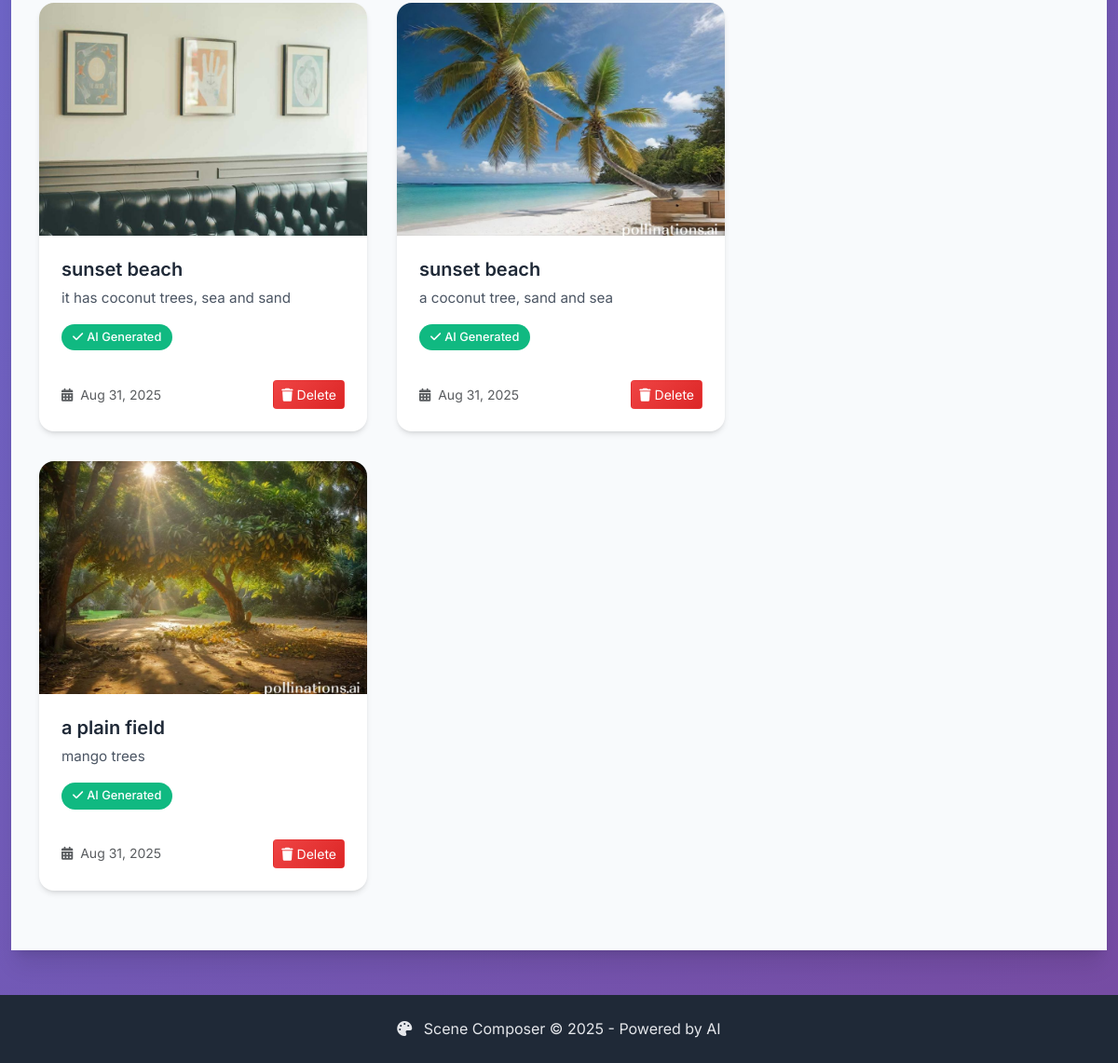
The app's page /backgrounds/ (signed in, lower part), older data.
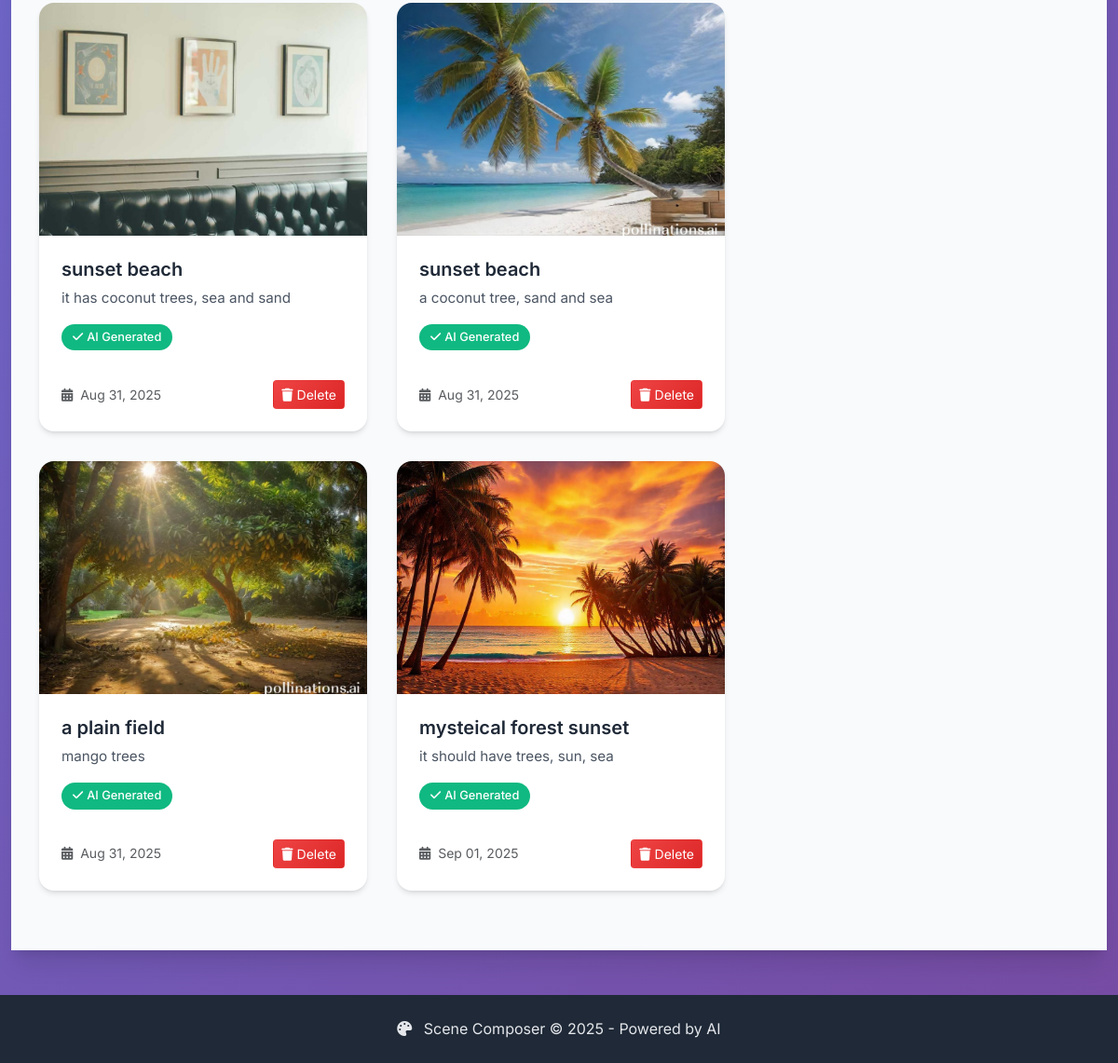
The same page, newer data.
### composer/models.py (models this page shows, shortened)
class Background(models.Model):
    name = models.CharField(max_length=200)
    description = models.TextField()
    image = models.ImageField(upload_to='backgrounds/', blank=True, null=True)
    generated_image_url = models.CharField(max_length=500, blank=True, null=True)  # Changed to CharField
    created_by = models.ForeignKey(User, on_delete=models.CASCADE)
    created_at = models.DateTimeField(auto_now_add=True)
    @property
    def image_url(self):
        if self.image:
            return self.image.url
        return self.generated_image_url

### composer/views.py (the view)
# urls.py: path('backgrounds/', views.backgrounds, name='backgrounds'),
@login_required
def backgrounds(request):
    backgrounds = Background.objects.filter(created_by=request.user)
    if request.method == 'POST':
        form = BackgroundForm(request.POST)
        if form.is_valid():
            background = form.save(commit=False)
            background.created_by = request.user
            try:
                ai_service = AIService()
                enhanced_desc = ai_service.enhance_description(background.description)
                print(f"Enhanced description: {enhanced_desc}")  # Debug
                image_url = ImageGenerationService.generate_background_image(enhanced_desc)
                print(f"Generated image URL: {image_url}")  # Debug
                if image_url:
                    background.generated_image_url = image_url
                    background.save()
                    messages.success(request, 'Background generated successfully!')
                else:
                    background.save()
                    messages.error(request, 'Image generation failed. The background was saved but no image was generated. Please try again or try a different description.')
            except Exception as e:
                print(f"Error in background generation: {e}")
                background.save()
                messages.error(request, f'An error occurred during image generation: {str(e)}')
            return redirect('backgrounds')
    else:
        form = BackgroundForm()
    return render(request, 'composer/backgrounds.html', {
        'backgrounds': backgrounds,
        'form': form
    })

### composer/templates/composer/backgrounds.html (shortened to what this page needs)
{% extends 'composer/base.html' %}
{% block content %}
<div class="container">
    <div class="row">
        <div class="col-lg-8">
            {% if backgrounds %}
                <div class="grid-container">
                    {% for background in backgrounds %}
                        <div class="modern-card slide-in">
                            <div class="card-image-container">
                                {% if background.image_url %}
                                    <img src="{{ background.image_url }}" alt="{{ background.name }}">
                                {% endif %}
                            </div>
                            <div class="card-body">
                                <h5 class="card-title">{{ background.name }}</h5>
                                <p class="card-text">{{ background.description|truncatewords:20 }}</p>
                                {% if background.generated_image_url %}
                                    <div class="card-badge">
                                        <i class="fas fa-check me-1"></i>AI Generated
                                    </div>
                                {% else %}
                                    <div class="card-badge" style="background: var(--warning-color);">
                                        <i class="fas fa-clock me-1"></i>Processing
                                    </div>
                                {% endif %}
                                <div class="d-flex justify-content-between align-items-center mt-3">
                                    <small class="text-muted">
                                        <i class="fas fa-calendar-alt me-1"></i>
                                        {{ background.created_at|date:"M d, Y" }}
                                    </small>
                                    <a href="{% url 'delete_background' background.id %}"
                                       class="btn btn-danger-modern btn-sm"
                                       onclick="return confirm('Are you sure you want to delete this background?')">
                                        <i class="fas fa-trash me-1"></i>Delete
                                    </a>
                                </div>
                            </div>
                        </div>
                    {% endfor %}
                </div>
            {% endif %}
        </div>
        <div class="col-lg-4">
        </div>
    </div>
</div>
{% endblock %}

Row changes from the older to the newer data that the page shows:
added Background: image_url (picture), name "mysteical forest sunset", description "it should have trees, sun, sea", shows "AI Generated", created_at "Sep 01, 2025"
